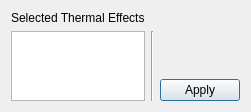
<?xml version="1.0" encoding="UTF-8"?>
<ui version="4.0">
 <class>DeleteThermalEffectsDialog</class>
 <widget class="QDialog" name="DeleteThermalEffectsDialog">
  <property name="geometry">
   <rect>
    <x>0</x>
    <y>0</y>
    <width>227</width>
    <height>108</height>
   </rect>
  </property>
  <property name="windowTitle">
   <string>Delete Thermal Effects</string>
  </property>
  <layout class="QGridLayout" name="gridLayout">
   <item row="0" column="0">
    <widget class="QLabel" name="selectedThermalEffectsLabel">
     <property name="sizePolicy">
      <sizepolicy hsizetype="Preferred" vsizetype="Maximum">
       <horstretch>0</horstretch>
       <verstretch>0</verstretch>
      </sizepolicy>
     </property>
     <property name="text">
      <string>Selected Thermal Effects</string>
     </property>
    </widget>
   </item>
   <item row="1" column="0" rowspan="2">
    <widget class="QTextEdit" name="selectedThermalEffectsTextEdit">
     <property name="undoRedoEnabled">
      <bool>false</bool>
     </property>
     <property name="readOnly">
      <bool>true</bool>
     </property>
     <property name="acceptRichText">
      <bool>false</bool>
     </property>
    </widget>
   </item>
   <item row="1" column="1" rowspan="2">
    <widget class="Line" name="line">
     <property name="orientation">
      <enum>Qt::Vertical</enum>
     </property>
    </widget>
   </item>
   <item row="1" column="2">
    <spacer name="verticalSpacer">
     <property name="orientation">
      <enum>Qt::Vertical</enum>
     </property>
     <property name="sizeHint" stdset="0">
      <size>
       <width>20</width>
       <height>39</height>
      </size>
     </property>
    </spacer>
   </item>
   <item row="2" column="2">
    <widget class="QPushButton" name="deleteThermalEffectsPushButton">
     <property name="text">
      <string>Apply</string>
     </property>
     <property name="icon">
      <iconset resource="../../rsc.qrc">
       <normaloff>:/icons/dialog-ok-apply.png</normaloff>:/icons/dialog-ok-apply.png</iconset>
     </property>
    </widget>
   </item>
  </layout>
 </widget>
 <resources>
  <include location="../../rsc.qrc"/>
 </resources>
 <connections/>
</ui>
